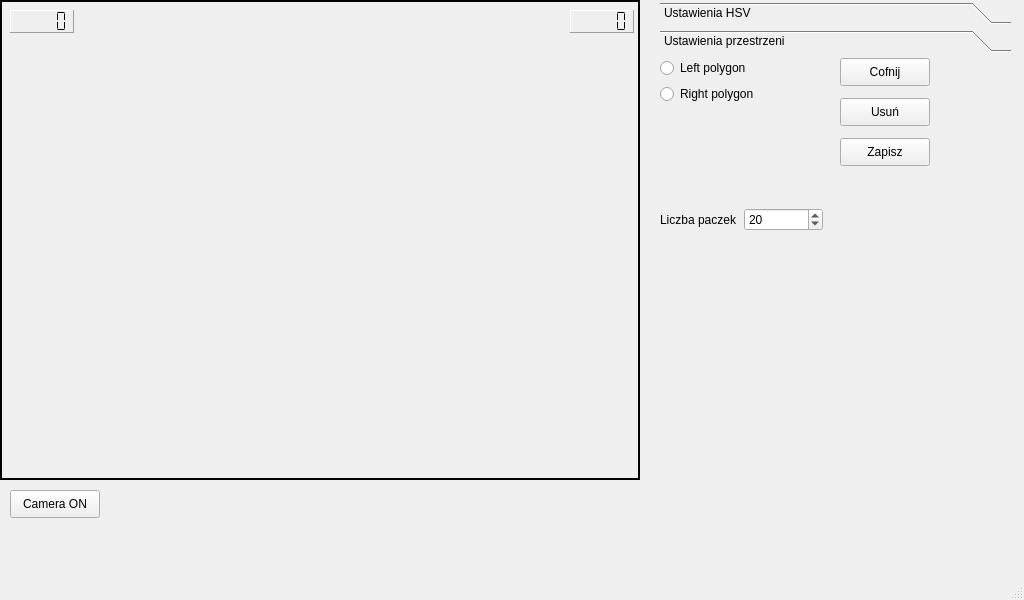
<?xml version="1.0" encoding="UTF-8"?>
<ui version="4.0">
 <class>MainWindow</class>
 <widget class="QMainWindow" name="MainWindow">
  <property name="geometry">
   <rect>
    <x>0</x>
    <y>0</y>
    <width>1024</width>
    <height>600</height>
   </rect>
  </property>
  <property name="maximumSize">
   <size>
    <width>1024</width>
    <height>600</height>
   </size>
  </property>
  <property name="windowTitle">
   <string>MainWindow</string>
  </property>
  <widget class="QWidget" name="centralwidget">
   <widget class="QPushButton" name="control_bt">
    <property name="geometry">
     <rect>
      <x>10</x>
      <y>490</y>
      <width>90</width>
      <height>28</height>
     </rect>
    </property>
    <property name="text">
     <string>Camera ON</string>
    </property>
   </widget>
   <widget class="QLabel" name="image_label">
    <property name="geometry">
     <rect>
      <x>0</x>
      <y>0</y>
      <width>640</width>
      <height>480</height>
     </rect>
    </property>
    <property name="frameShape">
     <enum>QFrame::WinPanel</enum>
    </property>
    <property name="text">
     <string/>
    </property>
   </widget>
   <widget class="QLCDNumber" name="lcdNumberLeft">
    <property name="geometry">
     <rect>
      <x>10</x>
      <y>10</y>
      <width>64</width>
      <height>23</height>
     </rect>
    </property>
    <property name="frameShape">
     <enum>QFrame::Panel</enum>
    </property>
    <property name="smallDecimalPoint">
     <bool>false</bool>
    </property>
    <property name="segmentStyle">
     <enum>QLCDNumber::Flat</enum>
    </property>
   </widget>
   <widget class="QLCDNumber" name="lcdNumberRight">
    <property name="geometry">
     <rect>
      <x>570</x>
      <y>10</y>
      <width>64</width>
      <height>23</height>
     </rect>
    </property>
    <property name="frameShape">
     <enum>QFrame::Panel</enum>
    </property>
    <property name="smallDecimalPoint">
     <bool>false</bool>
    </property>
    <property name="segmentStyle">
     <enum>QLCDNumber::Flat</enum>
    </property>
   </widget>
   <widget class="QToolBox" name="toolBox">
    <property name="geometry">
     <rect>
      <x>660</x>
      <y>2</y>
      <width>351</width>
      <height>531</height>
     </rect>
    </property>
    <property name="currentIndex">
     <number>1</number>
    </property>
    <widget class="QWidget" name="page">
     <property name="geometry">
      <rect>
       <x>0</x>
       <y>0</y>
       <width>351</width>
       <height>471</height>
      </rect>
     </property>
     <attribute name="label">
      <string>Ustawienia HSV</string>
     </attribute>
     <widget class="QWidget" name="formLayoutWidget">
      <property name="geometry">
       <rect>
        <x>0</x>
        <y>60</y>
        <width>351</width>
        <height>317</height>
       </rect>
      </property>
      <layout class="QFormLayout" name="formLayout_2">
       <item row="0" column="0">
        <widget class="QLabel" name="lowHueLabel">
         <property name="text">
          <string>Low Hue</string>
         </property>
        </widget>
       </item>
       <item row="0" column="1">
        <widget class="QSlider" name="sliderLHue">
         <property name="maximum">
          <number>179</number>
         </property>
         <property name="value">
          <number>142</number>
         </property>
         <property name="orientation">
          <enum>Qt::Horizontal</enum>
         </property>
        </widget>
       </item>
       <item row="1" column="0">
        <widget class="QLabel" name="highHueLabel">
         <property name="text">
          <string>High Hue</string>
         </property>
        </widget>
       </item>
       <item row="2" column="0">
        <widget class="QLabel" name="lowSatLabel">
         <property name="text">
          <string>Low Sat</string>
         </property>
        </widget>
       </item>
       <item row="2" column="1">
        <widget class="QSlider" name="sliderLSat">
         <property name="maximum">
          <number>255</number>
         </property>
         <property name="value">
          <number>66</number>
         </property>
         <property name="orientation">
          <enum>Qt::Horizontal</enum>
         </property>
        </widget>
       </item>
       <item row="3" column="0">
        <widget class="QLabel" name="highSatLabel">
         <property name="text">
          <string>High Sat</string>
         </property>
        </widget>
       </item>
       <item row="3" column="1">
        <widget class="QSlider" name="sliderHSat">
         <property name="maximum">
          <number>255</number>
         </property>
         <property name="value">
          <number>224</number>
         </property>
         <property name="orientation">
          <enum>Qt::Horizontal</enum>
         </property>
        </widget>
       </item>
       <item row="4" column="0">
        <widget class="QLabel" name="lovValLabel">
         <property name="text">
          <string>Low Val</string>
         </property>
        </widget>
       </item>
       <item row="4" column="1">
        <widget class="QSlider" name="sliderLVal">
         <property name="maximum">
          <number>255</number>
         </property>
         <property name="value">
          <number>41</number>
         </property>
         <property name="orientation">
          <enum>Qt::Horizontal</enum>
         </property>
        </widget>
       </item>
       <item row="5" column="0">
        <widget class="QLabel" name="highValLabel">
         <property name="text">
          <string>High Val</string>
         </property>
        </widget>
       </item>
       <item row="5" column="1">
        <widget class="QSlider" name="sliderHVal">
         <property name="maximum">
          <number>255</number>
         </property>
         <property name="value">
          <number>255</number>
         </property>
         <property name="orientation">
          <enum>Qt::Horizontal</enum>
         </property>
        </widget>
       </item>
       <item row="6" column="0">
        <widget class="QLabel" name="lowAreaLabel">
         <property name="text">
          <string>Low Area</string>
         </property>
        </widget>
       </item>
       <item row="6" column="1">
        <widget class="QSlider" name="sliderLArea">
         <property name="minimum">
          <number>1</number>
         </property>
         <property name="maximum">
          <number>60000</number>
         </property>
         <property name="value">
          <number>4000</number>
         </property>
         <property name="orientation">
          <enum>Qt::Horizontal</enum>
         </property>
        </widget>
       </item>
       <item row="7" column="0">
        <widget class="QLabel" name="highAreaLabel">
         <property name="text">
          <string>High Area</string>
         </property>
        </widget>
       </item>
       <item row="7" column="1">
        <widget class="QSlider" name="sliderHArea">
         <property name="minimum">
          <number>1</number>
         </property>
         <property name="maximum">
          <number>120000</number>
         </property>
         <property name="singleStep">
          <number>1</number>
         </property>
         <property name="value">
          <number>60000</number>
         </property>
         <property name="sliderPosition">
          <number>60000</number>
         </property>
         <property name="orientation">
          <enum>Qt::Horizontal</enum>
         </property>
        </widget>
       </item>
       <item row="1" column="1">
        <widget class="QSlider" name="sliderHHue">
         <property name="tabletTracking">
          <bool>false</bool>
         </property>
         <property name="layoutDirection">
          <enum>Qt::LeftToRight</enum>
         </property>
         <property name="maximum">
          <number>179</number>
         </property>
         <property name="value">
          <number>179</number>
         </property>
         <property name="orientation">
          <enum>Qt::Horizontal</enum>
         </property>
        </widget>
       </item>
      </layout>
     </widget>
     <widget class="QWidget" name="gridLayoutWidget">
      <property name="geometry">
       <rect>
        <x>0</x>
        <y>0</y>
        <width>201</width>
        <height>51</height>
       </rect>
      </property>
      <layout class="QGridLayout" name="gridLayout">
       <item row="1" column="0">
        <widget class="QRadioButton" name="radioMask">
         <property name="text">
          <string>mask with contour</string>
         </property>
        </widget>
       </item>
       <item row="0" column="0">
        <widget class="QRadioButton" name="radioFrame">
         <property name="text">
          <string>frame with contour</string>
         </property>
         <property name="checked">
          <bool>true</bool>
         </property>
        </widget>
       </item>
      </layout>
     </widget>
    </widget>
    <widget class="QWidget" name="page_2">
     <property name="geometry">
      <rect>
       <x>0</x>
       <y>0</y>
       <width>351</width>
       <height>471</height>
      </rect>
     </property>
     <attribute name="label">
      <string>Ustawienia przestrzeni</string>
     </attribute>
     <widget class="QWidget" name="formLayoutWidget_3">
      <property name="geometry">
       <rect>
        <x>0</x>
        <y>0</y>
        <width>151</width>
        <height>141</height>
       </rect>
      </property>
      <layout class="QFormLayout" name="formLayout_3">
       <item row="0" column="0">
        <widget class="QRadioButton" name="radioLPolygon">
         <property name="text">
          <string>Left polygon</string>
         </property>
        </widget>
       </item>
       <item row="1" column="0">
        <widget class="QRadioButton" name="radioRPolygon">
         <property name="text">
          <string>Right polygon</string>
         </property>
        </widget>
       </item>
      </layout>
     </widget>
     <widget class="QPushButton" name="buttonUndoPoint">
      <property name="geometry">
       <rect>
        <x>180</x>
        <y>0</y>
        <width>90</width>
        <height>28</height>
       </rect>
      </property>
      <property name="text">
       <string>Cofnij</string>
      </property>
     </widget>
     <widget class="QPushButton" name="buttonDeletePoints">
      <property name="geometry">
       <rect>
        <x>180</x>
        <y>40</y>
        <width>90</width>
        <height>28</height>
       </rect>
      </property>
      <property name="text">
       <string>Usuń</string>
      </property>
     </widget>
     <widget class="QPushButton" name="buttonSavePoints">
      <property name="geometry">
       <rect>
        <x>180</x>
        <y>80</y>
        <width>90</width>
        <height>28</height>
       </rect>
      </property>
      <property name="text">
       <string>Zapisz</string>
      </property>
     </widget>
     <widget class="QWidget" name="formLayoutWidget_2">
      <property name="geometry">
       <rect>
        <x>0</x>
        <y>150</y>
        <width>163</width>
        <height>52</height>
       </rect>
      </property>
      <layout class="QFormLayout" name="formLayout">
       <item row="0" column="0">
        <widget class="QLabel" name="liczbaPaczekLabel">
         <property name="text">
          <string>Liczba paczek</string>
         </property>
        </widget>
       </item>
       <item row="0" column="1">
        <widget class="QSpinBox" name="boxCountNumber">
         <property name="wrapping">
          <bool>false</bool>
         </property>
         <property name="frame">
          <bool>true</bool>
         </property>
         <property name="value">
          <number>20</number>
         </property>
        </widget>
       </item>
      </layout>
     </widget>
    </widget>
   </widget>
  </widget>
  <widget class="QMenuBar" name="menubar">
   <property name="geometry">
    <rect>
     <x>0</x>
     <y>0</y>
     <width>1024</width>
     <height>22</height>
    </rect>
   </property>
  </widget>
  <widget class="QStatusBar" name="statusbar"/>
 </widget>
 <resources/>
 <connections/>
</ui>
